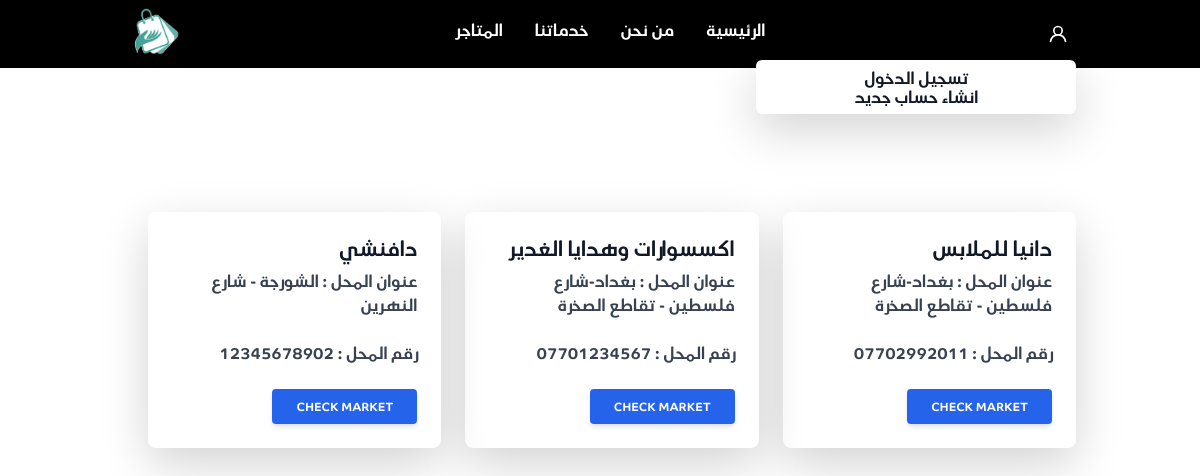
/shopper/show_markets, run on the app's committed database.
### jumla/models.py (models this page shows, shortened)
class Shop(models.Model):
    shopName = models.CharField(max_length=255)
    shopOwner = models.OneToOneField(User, on_delete=models.CASCADE, related_name="shopOwner")

class User(AbstractUser):
    username = None
    phone_number = models.CharField(max_length=11, unique=True)
    address = models.CharField(max_length=255, null=True)
    USERNAME_FIELD = 'phone_number'
    REQUIRED_FIELDS = []
    objects = CustomUserManager()
    class Meta:
        verbose_name = "user"
        verbose_name_plural = "users"

### jumla/views/shopper.py (the view)
# urls.py: path('show_markets', shopper.show_markets, name='show_markets'),
def show_markets(request):
    shops = Shop.objects.all()
    paginator_element = MyPaginator(shops, 8)
    page_number = request.GET.get('page')
    page_elements = paginator_element.get_pages(page_number)
    context = {"page_elements": page_elements[1], "page_nums": page_elements[0], }
    return render(request, 'jumla/shopper/show_venders.html', context)

### jumla/utilities/paginator.py (called while the page is built)
    def get_pages(self, page):
        self.page_nums = "a" * self.items.get_page(page).paginator.num_pages
        self.pages = self.items.get_page(page)
        return self.page_nums, self.pages

### jumla/templates/jumla/shopper/show_venders.html
{% extends 'jumla/base/base.html' %}
{% load static %}
{% block content %}
<div class="h-screen">
  <div class="row container my-lg-5">
    {% for shop in page_elements %}
     <div class="col-4">
        <div class="flex justify-center my-5 py-5">
  <div class="block p-6 rounded-lg shadow-lg bg-white max-w-sm">
    <h5 class="text-gray-900 text-xl leading-tight font-medium mb-2">{{ shop.shopName}}</h5>
    <p class="text-gray-700 text-base mb-4">
        عنوان المحل :
      {{ shop.shopOwner.address }}
    </p>
    <p class="text-gray-700 text-base mb-4">
        رقم المحل :
        {{ shop.shopOwner.phone_number }}
    </p>
    <a href="{% url 'show_store' shop.shopName %}" type="button" class=" inline-block px-6 py-2.5 bg-blue-600 text-white font-medium text-xs leading-tight uppercase rounded shadow-md hover:bg-blue-700 hover:shadow-lg focus:bg-blue-700 focus:shadow-lg focus:outline-none focus:ring-0 active:bg-blue-800 active:shadow-lg transition duration-150 ease-in-out">check market</a>
  </div>
</div></div>
    {% endfor %}
    </div>
</div>
{% include 'jumla/base/paginator.html' %}
{% endblock %}

### jumla/static/jumla/style.css (style rules this page uses)
body { font-family: air-arabia, sans-serif; }

### data on the page
Shop: shopName "دانيا للملابس", shopOwner.address "بغداد-شارع فلسطين - تقاطع الصخرة", shopOwner.phone_number "07702992011"
Shop: shopName "اكسسوارات وهدايا الغدير", shopOwner.address "بغداد-شارع فلسطين - تقاطع الصخرة", shopOwner.phone_number "07701234567"
Shop: shopName "دافنشي", shopOwner.address "الشورجة - شارع النهرين", shopOwner.phone_number "12345678902"
